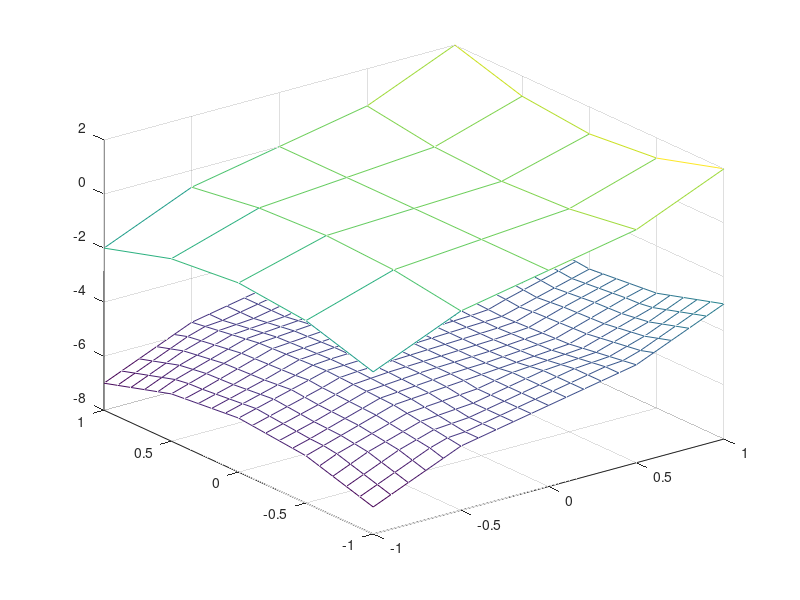

Here is the MATLAB script that generated this plot:
function interpgriddata()
x=-1:.5:1;
y=-1:.5:1;
y=y';
[x,y]=meshgrid(x,y);
z=x.*(x.^2+y.^2);
xi=-1:.1:1;
yi=-1:.1:1;
[xi,yi]=meshgrid(xi,yi);
zi=griddata(x,y,z,xi,yi);
mesh(x,y,z);
hold on;
mesh(xi,yi,zi-5);